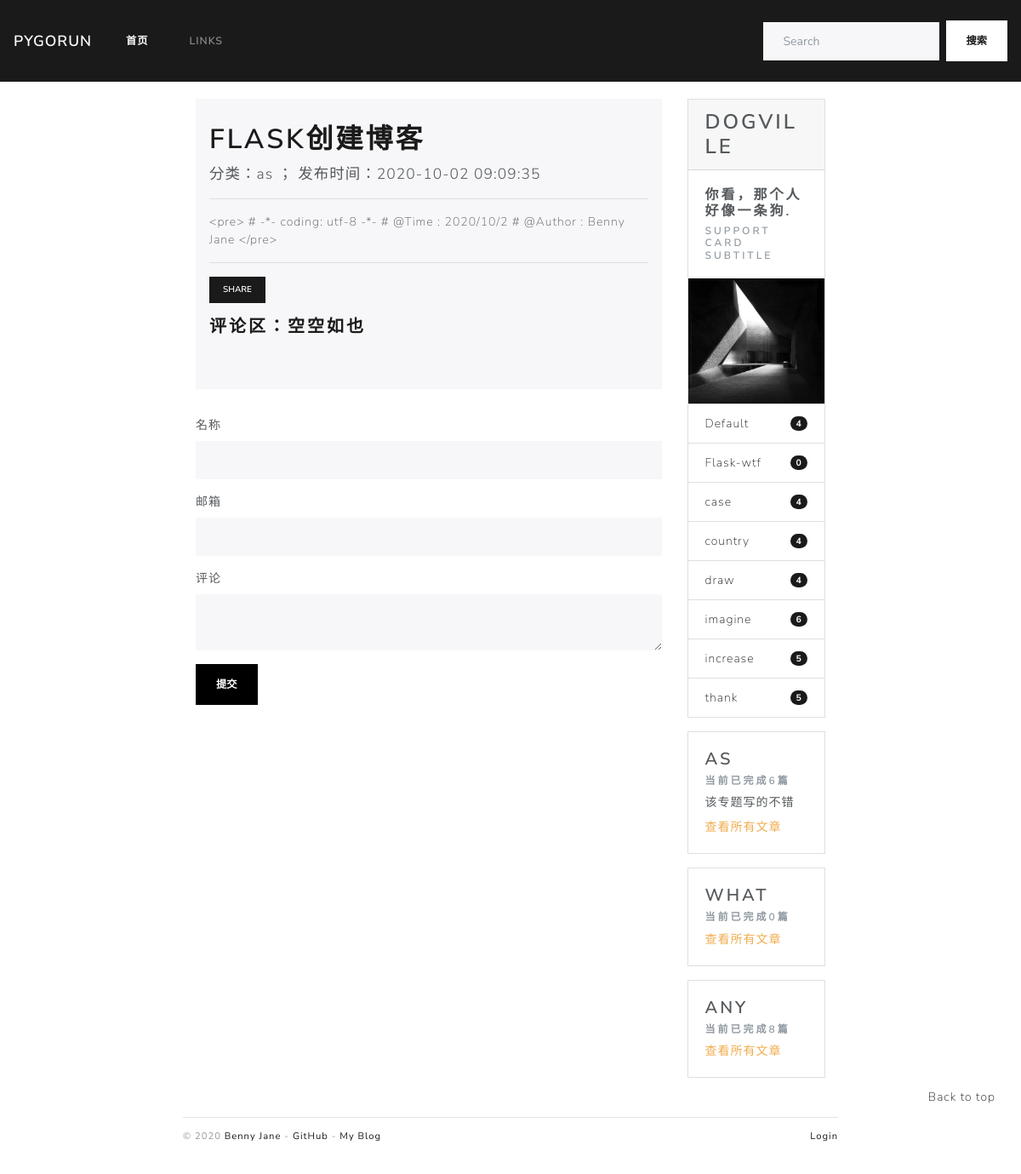
Before: /post/54 with the older database file.
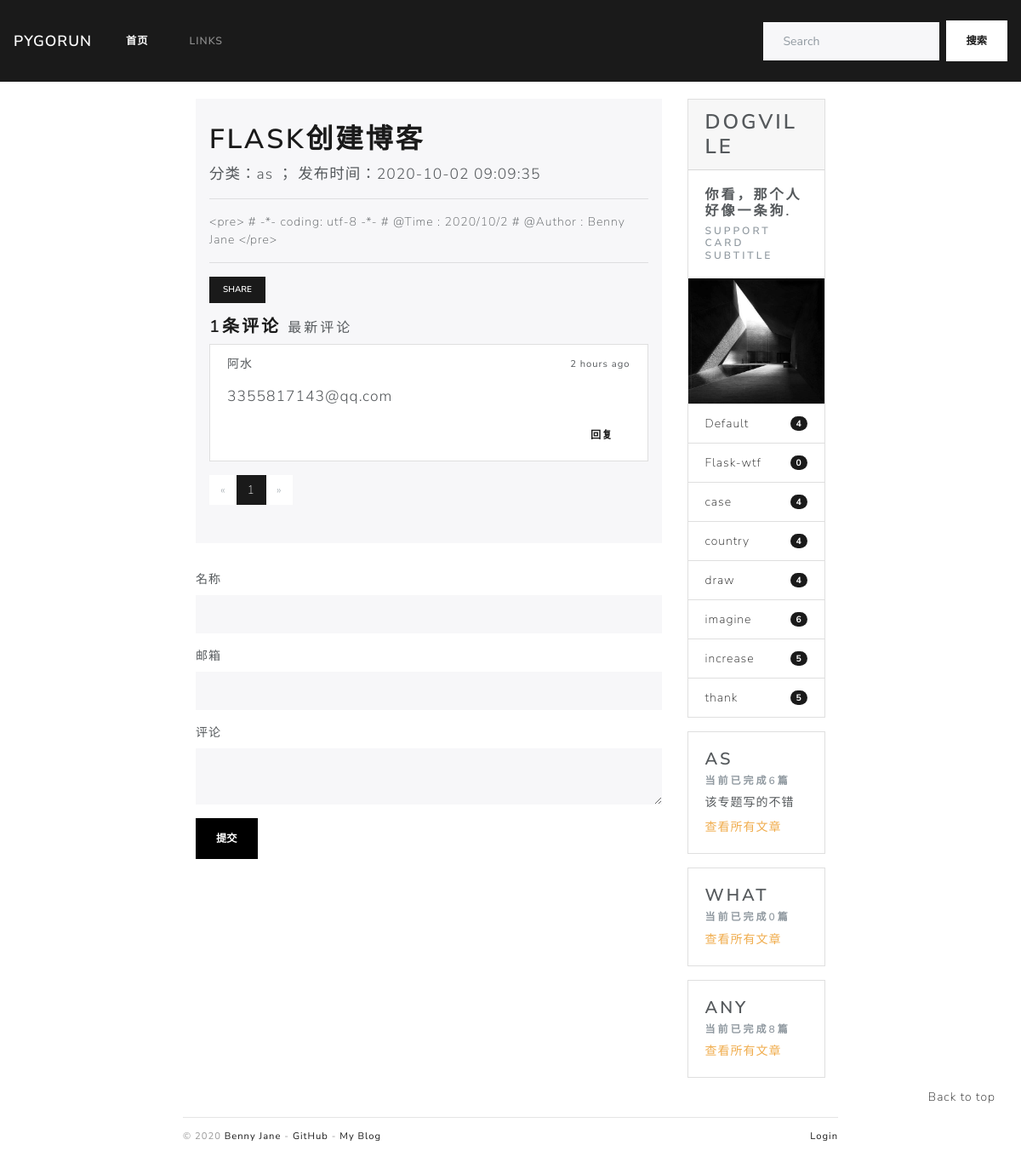
After: the same page with the newer database file.
### blogDog/models.py (models this page shows, shortened)
class Post(db.Model):
    id = db.Column(db.Integer, primary_key=True)
    title = db.Column(db.String(255))
    sub_title = db.Column(db.Text)
    body = db.Column(db.Text)
    timestamp = db.Column(db.DateTime, default=datetime.utcnow, index=True)
    can_comment = db.Column(db.Boolean, default=True)
    isRecommend = db.Column(db.Boolean, default=False)
    category_id = db.Column(db.Integer, db.ForeignKey('category.id'))
    category = db.relationship("Category", back_populates="posts")
    comments = db.relationship("Comment", back_populates="post", cascade="all, delete-orphan")

class Category(db.Model):
    id = db.Column(db.Integer, primary_key=True)
    name = db.Column(db.String(100), unique=True)
    isSubject = db.Column(db.Boolean, default=False)
    subject_info = db.Column(db.Text)  # 添加备注信息
    posts = db.relationship("Post", back_populates="category")

class Comment(db.Model):
    id = db.Column(db.Integer, primary_key=True)
    author = db.Column(db.String(30))
    email = db.Column(db.String(254))
    site = db.Column(db.String(255), default='')
    body = db.Column(db.Text)
    from_admin = db.Column(db.Boolean, default=False)
    reviewed = db.Column(db.Boolean, default=False)
    timestamp = db.Column(db.DateTime, default=datetime.utcnow, index=True)
    replied_id = db.Column(db.Integer, db.ForeignKey('comment.id'))
    post_id = db.Column(db.Integer, db.ForeignKey('post.id'))
    post = db.relationship('Post', back_populates='comments')
    replies = db.relationship('Comment', back_populates='replied', cascade='all, delete-orphan')
    replied = db.relationship('Comment', back_populates='replies', remote_side=[id])

### blogDog/web/blog.py (the view, shortened to what this page needs)
@blog_bp.route('/post/<int:post_id>', methods=['GET', 'POST'])
def show_post(post_id):
    post = Post.query.get_or_404(post_id)
    page = request.args.get('page', 1, type=int)
    per_page = current_app.config['PER_PAGE']  # 考虑字符串问题
    half_page_display = int(current_app.config["HALF_PAGE_DISPLAY"])
    query = Comment.query.with_parent(post).filter_by(reviewed=True).order_by(Comment.timestamp.asc())
    page_params = {
        'total': query.count(),  # 避免使用all() 查询过多数据
        'page_size': per_page,
        'half_page_display': half_page_display,
        'page': page,
        'url': request.full_path.replace('&page={}'.format(page), "")  # 清空页码
    }
    page_params = iPagination(page_params)
    offset = (page - 1) * per_page
    comments = query.offset(offset).limit(per_page).all()
    if current_user.is_authenticated:
        form = AdminCommentForm()
        form.author.data = current_user.name
        form.email.data = current_app.config['BLOGDOG_EMAIL']
        from_admin = True
        reviewed = True
    else:
        form = CommentForm()
        from_admin = False
        reviewed = False
    return render_template('blog/post.html', page_params=page_params, comments=comments, post=post, form=form)

### blogDog/forms.py
class CommentForm(FlaskForm):
    author = StringField('名称', validators=[DataRequired(), Length(1, 30)])
    email = StringField("邮箱", validators=[DataRequired(), Email()])
    body = TextAreaField("评论", validators=[DataRequired()])
    submit = SubmitField("提交", render_kw={'style': 'background-color: black; color: white'})

### blogDog/__init__.py (called while the page is built)
def register_template_context(app):
    @app.context_processor
    def make_template_context():
        admin = Admin.query.first()
        categories = Category.query.order_by(Category.name).all()
        links = Link.query.order_by(Link.name).all()
        subjects = Category.query.filter_by(isSubject=True).all()
        recommends = Post.query.filter_by(isRecommend=True).order_by(Post.timestamp.desc()).all()
        if current_user.is_authenticated:
            unread_comments = Comment.query.filter_by(reviewed=False).count()
        else:
            unread_comments = None
        return dict(admin=admin, categories=categories, links=links, recommends=recommends
                    , unread_comments=unread_comments, subjects=subjects)

### blogDog/templates/blog/post.html (shortened to what this page needs)
{% extends 'blog/index.html' %}
{% from 'bootstrap/form.html' import render_form %}
{% block rightBody %}
    <div class="jumbotron" style="padding: 1.8rem 1rem;">
        <h1 class="display-5">{{ post.title }}</h1>
        <p class="lead">分类：{{ post.category.name }} ；
            发布时间：{{ post.timestamp.strftime('%Y-%m-%d %H:%M:%S') }}</p>
        <hr class="my-3">
        <p>{{ post.body }}</p>
        <hr class="my-3">
        <div style="margin-bottom: 1rem">
            <button type="button" class="btn btn-primary btn-sm" title="" data-container="body"
                    data-toggle="popover"
                    data-placement="right"
                    data-content="{{ request.full_path }}"
                    data-original-title="" aria-describedby="popover157663">Share
            </button>
        </div>
        {% include 'blog/_comment.html' %}
        {% include "_page.html" %}
    </div>
    {% if post.can_comment %}
        <div id="comment-form">
            {{ render_form(form, action=request.full_path) }}
        </div>
    {% else %}
        <div class="tip"><h5>该文章没有开启评论功能.</h5></div>
    {% endif %}
{% endblock %}

### blogDog/templates/blog/index.html (shortened to what this page needs)
{% extends 'base.html' %}
{% block mainBody %}
    <div class="container col-md-8">
        <div style="display: flex; align-items: flex-start">
            <div class="col-md-9">
                {% block rightBody %}{% endblock %}
            </div>
            {% include "blog/_sidebar.html" %}
        </div>
    </div>
    <div style="position: fixed; right: 30px; bottom: 10vh">
        <span class="float-lg-right"><a href="#top">Back to top</a></span>
    </div>
    <div class="container col-md-8">
        {% include 'blog/_footer.html' %}
    </div>
{% endblock mainBody %}

### blogDog/templates/base.html (shortened to what this page needs)
{% from 'bootstrap/nav.html'  import render_nav_item %}
<!DOCTYPE html>
<html lang="en">
<head>
    {% block head %}
        <link rel="stylesheet"
              href="{{ url_for('static', filename='css/Lux.min.css') }}"
              type="text/css">
        <link rel="stylesheet" href="{{ url_for('static', filename='css/style.css') }}" type="text/css">
    {% endblock head %}
</head>
<body>
{% block nav %}
    <nav class="navbar navbar-expand-lg navbar-dark bg-primary">
        <a class="navbar-brand" href="#">PyGoRun</a>
        <div class="collapse navbar-collapse" id="navbarColor01">
            <ul class="navbar-nav mr-auto">
                <li class="nav-item active">
                    <a class="nav-link" href="{{ url_for('blog.index') }}">首页<span class="sr-only">(current)</span></a>
                </li>
                {% include '_otherNav.html' %}
            </ul>
            <form class="form-inline my-2 my-lg-0" method="post" action="{{ url_for('blog.search_post') }}">
                <input class="form-control mr-sm-2" type="text" placeholder="Search" name="search">
                <button class="btn btn-secondary my-2 my-sm-0" type="submit">搜索</button>
            </form>
        </div>
    </nav>
{% endblock nav %}
{% block mainBody %}
{% endblock %}
</body>
</html>

### blogDog/templates/_otherNav.html
{% block extensionNav %}
    <li class="nav-item">
        <a class="nav-link" href="#">Links</a>
    </li>
{% endblock %}

### blogDog/templates/blog/_comment.html (shortened to what this page needs)
<div id="comments" style="margin-bottom: 1rem">
    {% if comments %}
        <h4>{{ comments|length }}条评论 <a
                href="{{ url_for('blog.show_post', post_id=post.id, page=page_params.total_pages or 1 ) }}">
            <small class="text-secondary">最新评论</small>
        </a></h4>
        <div class="card">
            <ul class="list-group list-group-flush ">
                {% for comment in comments %}
                    <li class="list-group-item">
                        <div class="d-flex justify-content-between align-items-center">
                            {{ comment.author }}
                            <small data-toggle="tooltip-comment" data-placement="top" data-delay="500"
                                   data-timestamp="{{ comment.timestamp.strftime('%Y-%m-%dT%H:%M:%SZ') }}">
                                {{ moment(comment.timestamp).fromNow() }}
                            </small>
                        </div>
                        <p class="lead" style="padding: 14px 0; margin-bottom: 0px">{{ comment.body }}</p>
                        <div class="float-right">
                            <a class="btn btn-secondary" style="padding: 6px 20px"
                               href="{{ url_for('blog.reply_comment', comment_id=comment.id) }}">回复</a>
                        </div>
                    </li>
                {% endfor %}
            </ul>
        </div>
    {% else %}
        <h4>评论区：空空如也</h4>
    {% endif %}
</div>

### blogDog/templates/_page.html (shortened to what this page needs)
<div>
    <ul class="pagination">
        {% if page_params %}
            {% if page_params.total !=0 %}
                {% if page_params.is_prev ==1 %}
                    <li class="page-item">
                        <a class="page-link" href="{{ page_params.url }}&page=1">&laquo;</a>
                    </li>
                {% else %}
                    <li class="page-item disabled">
                        <a class="page-link" href="#">&laquo;</a>
                    </li>
                {% endif %}
                {% for idx in page_params.range %}
                    {% if idx == page_params.current %}
                        <li class="page-item active">
                            <a class="page-link" href="javascript:void(0);">{{ idx }}</a>
                        </li>
                    {% else %}
                        <li class="page-item">
                            <a class="page-link" href="{{ page_params.url }}&page={{ idx }}">{{ idx }}</a>
                        </li>
                    {% endif %}
                {% endfor %}
                {% if page_params.is_next ==1 %}
                    <li class="page-item">
                        <a class="page-link" href="{{ page_params.url }}&page={{ page_params.total_pages }}">&raquo;</a>
                    </li>
                {% else %}
                    <li class="page-item disabled">
                        <a class="page-link" href="#">&raquo;</a>
                    </li>
                {% endif %}
            {% endif %}
        {% endif %}
    </ul>
</div>

### blogDog/templates/blog/_sidebar.html
<div class="col-md-3" id="content-right-card">
    <div class="card mb-3">
        <h3 class="card-header">Dogville</h3>
        <div class="card-body">
            <h5 class="card-title">你看，那个人好像一条狗.</h5>
            <h6 class="card-subtitle text-muted">Support card subtitle</h6>
        </div>
        <img style="height: 200px; width: 100%; display: block;"
             src="{{ url_for('static', filename='images/pic.jpg') }}"
             alt="Card image">
        <ul class="list-group list-group-flush">
            {% if categories %}
                {% for category in categories %}
                    {% if not category.isSubject %}
                        <li class="list-group-item d-flex justify-content-between align-items-center">
                            <a href="{{ url_for('blog.show_category', category_id=category.id) }}">{{ category.name }}</a>
                            <span class="badge badge-primary badge-pill">{{ category.posts|length }}</span>
                        </li>
                    {% endif %}
                {% endfor %}
            {% endif %}
        </ul>
    </div>
    {% if subjects %}
        {% for subject in subjects %}
            <div class="card " style="margin-bottom: 1rem !important;">
                <div class="card-body">
                    <h4 class="card-title">{{ subject.name }}</h4>
                    <h6 class="card-subtitle mb-2 text-muted">当前已完成{{ subject.posts|length }}篇</h6>
                    {% if subject.subject_info %}
                        <p style="margin-bottom: 0.5rem !important">{{ subject.subject_info }}</p>
                    {% endif %}
                    <a href="{{ url_for('blog.show_category', category_id=subject.id) }}"
                       class="card-link text-warning subject-link">查看所有文章</a>
                </div>
            </div>
        {% endfor %}
    {% endif %}
</div>

### blogDog/templates/blog/_footer.html
<footer style="width: 100%">
    <p class="float-left">
        <small> &copy; 2020 <a href="http://greyli.com" title="Written by Grey Li">Benny Jane</a> -
            <a href="https://github.com/greyli/bluelog" title="Fork me on GitHub">GitHub</a> -
            <a href="http://helloflask.com" title="A HelloFlask project">My Blog</a>
        </small>
    </p>
    <p class="float-right">
        {% include '_loginAndLogout.html' %}
    </p>
</footer>

### blogDog/templates/_loginAndLogout.html
<p class="float-right">
    <small>
        {% if current_user.is_authenticated %}
            <a href="{{ url_for('auth.logout', next=request.full_path) }}">Logout</a>
        {% else %}
            <a href="{{ url_for('auth.login', next=request.full_path) }}">Login</a>
        {% endif %}
    </small>
</p>

### blogDog/static/css/style.css (style rules this page uses)
nav { margin-bottom: 20px; }
img { max-width: 100%; height: auto !important; }
footer { margin-top: 30px; padding: 10px 0 40px; color: #999; border-top: 1px solid #e5e5e5; }

Changed rows visible on the page:
added Comment: author "阿水", timestamp "2 hours ago", body "3355817143@qq.com"
Other visible differences:
{{ comments|length }}: (not shown) → "1"
text no longer shown: "评论区：空空如也"
text now shown: "条评论 最新评论 « »"
new list line: "1"
